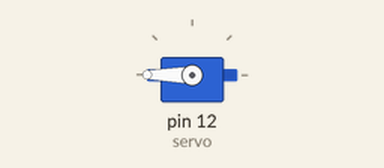
This sketch was run on a simulated Arduino Uno, built with avr-gcc and run on an emulated ATmega328P. Parts: servo.

Above: at 1.05 s.
Timing chart, 0 to 5.6 s (numbered marks = the images above):
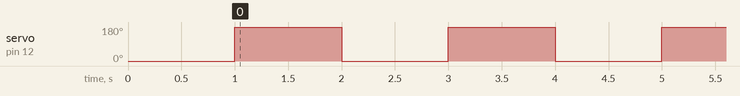

The sketch:

Servo.ino
```cpp
#include <Servo.h>

Servo servo;

void setup() {
  // put your setup code here, to run once:
  servo.attach(12);
  servo.write(0);
  delay(1000);
}

void loop() {
  // put your main code here, to run repeatedly:
  servo.write(180);
  delay(1000);
  servo.write(0);
  delay(1000);
}
```

Measured:
- by itself, servo on pin 12 (servo): alternates 180° for 1.0 s and 0° for 1.0 s
